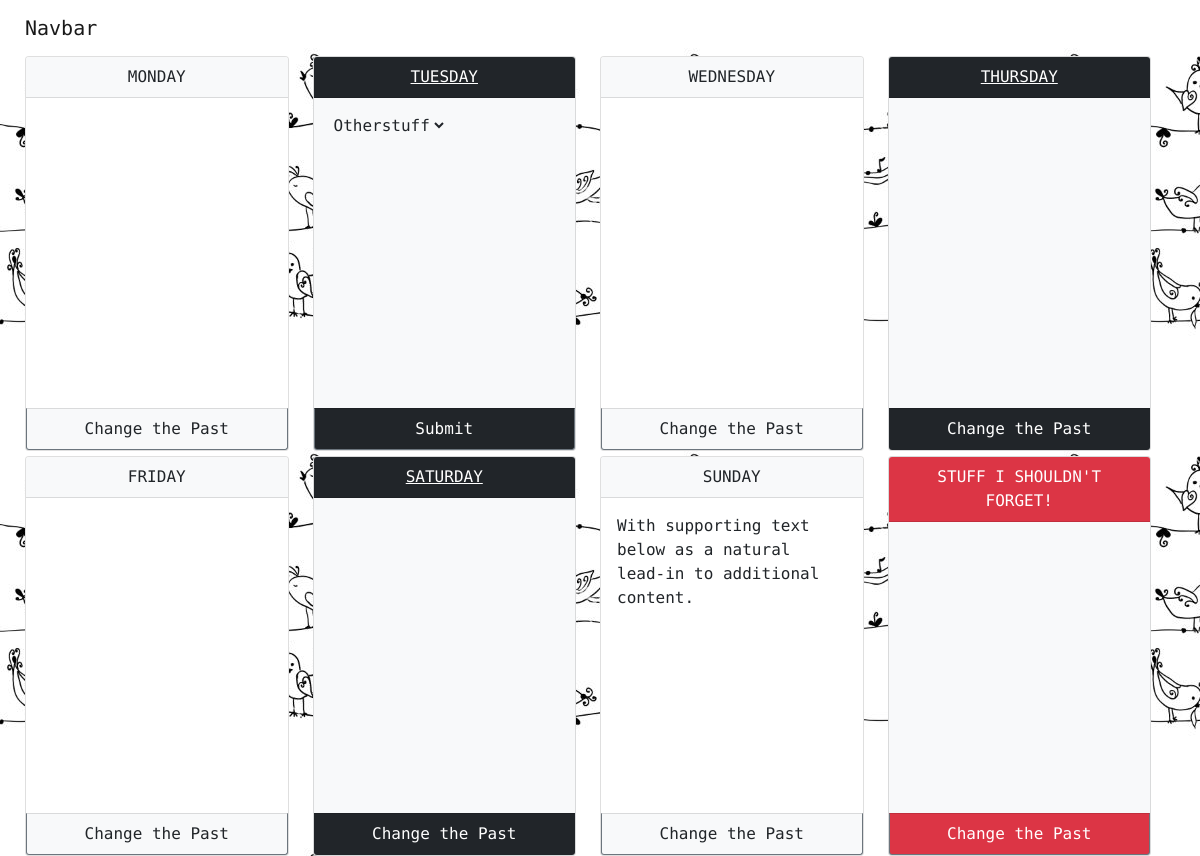
Page /createposttuesday/ on the earlier database version.
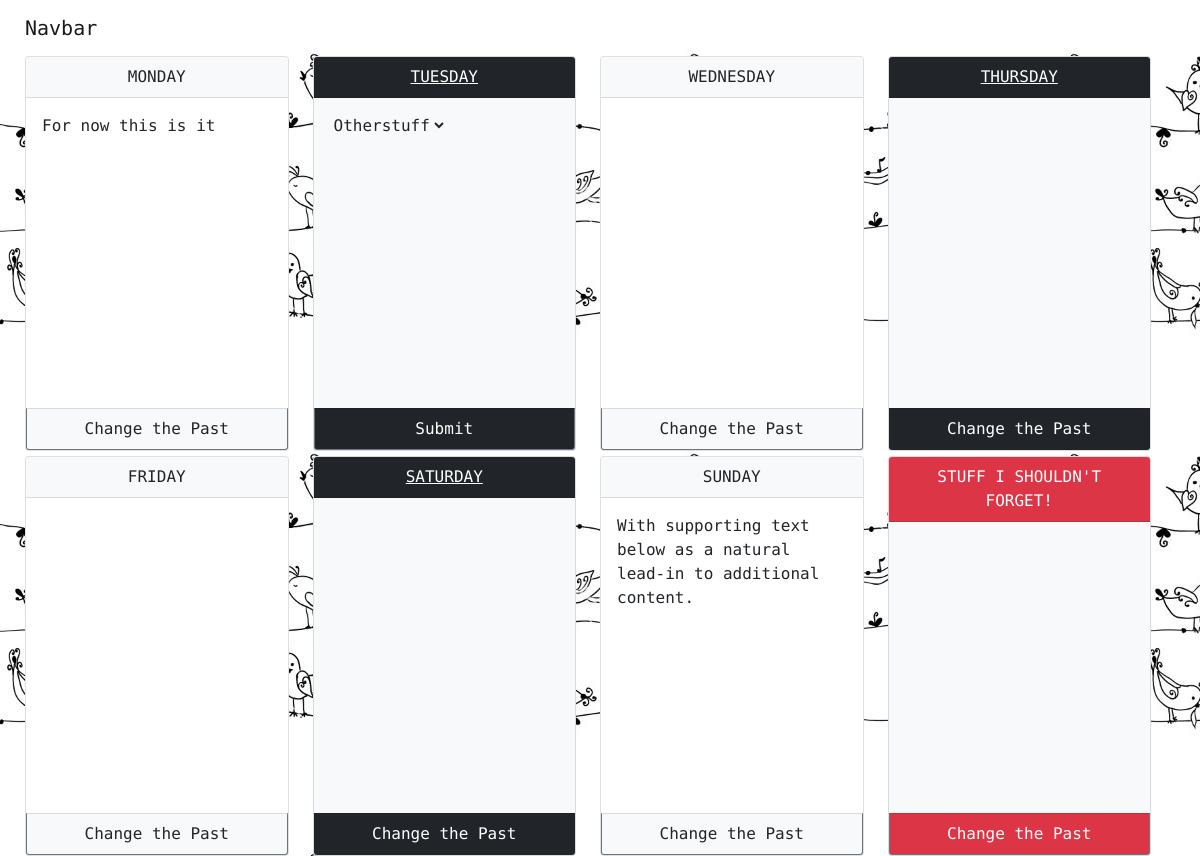
Same page on the later database version.
### diary/models.py (models this page shows)
class bujodb(models.Model):
    DAYS = (
        ('M', 'Monday'),
        ('T', 'Tuesday'),
        ('W', 'Wednesday'),
        ('Th', 'Thursday'),
        ('F', 'Friday'),
        ('Sa', 'Saturday'),
        ('Su', 'Sunday'),
        ('X', 'Otherstuff'),
    )
    day = models.CharField(max_length=2, choices=DAYS, default='X')
    text = models.TextField()

### diary/views.py (the view)
# urls.py: path('createposttuesday/', views.createposttuesday, name="createposttuesday"),
def createposttuesday(request):
    bujo = bujodb.objects.all()
    form = bujoform()
    monday = bujodb.objects.filter(day='M')
    tuesday = bujodb.objects.filter(day='T')
    wednesday = bujodb.objects.filter(day='W')
    thursday = bujodb.objects.filter(day='Th')
    friday = bujodb.objects.filter(day='F')
    saturday = bujodb.objects.filter(day='Sa')
    sunday = bujodb.objects.filter(day='Su')
    otherstuff = bujodb.objects.filter(day='X')
    if request.method == "POST":
        form = bujoform(request.POST)
        if form.is_valid():
            tuesday.delete()
            post = form.save(commit=False)
            post.save()
            return redirect('home')
    else:
        form = bujoform()
    return render(request, "createposttuesday.html", {'form':form, 'monday':monday, 'tuesday':tuesday,
    'wednesday':wednesday, 'thursday':thursday, 'friday':friday, 'saturday':saturday, 'sunday':sunday, 'otherstuff':otherstuff})

### diary/forms.py
class bujoform(forms.ModelForm):
    class Meta:
        model = bujodb
        fields = ('text','day')
        widgets = {
            'text': forms.Textarea(attrs={
                'class': 'card-text w-100 h-100 text-dark bg-light',
                'style':'border: none; resize: none;',
                }),
            'day': forms.Select(attrs={
                'class': 'text-dark bg-light',
                'style':'border: none; resize: none;',
            })
        }

### diary/templates/createposttuesday.html (shortened to what the changed rows need)
<!doctype html>
<html lang="en">
    {%load static %}
  <head>
    <link href="https://cdn.jsdelivr.net/npm/bootstrap@5.0.0-beta1/dist/css/bootstrap.min.css" rel="stylesheet">
  </head>
  <body>
    <div class="container-fluid">
        <div class="row h-100">
          <div class="row row-first h-50 ">
            <div class="col">
              <div class="card h-100">
                  <div class="card-body">
                    <p class="card-text w-100 h-100" style="border: none; resize: none;">
                        {% for bujodb in monday %}
                        {{ bujodb.text }}
                        {% endfor %}
                    </p>
                  </div>
              </div>
            </div>
          </div>
</div>
</div>
  </body>
</html>

Differences in the rows shown:
added bujodb: text "For now this is it"
